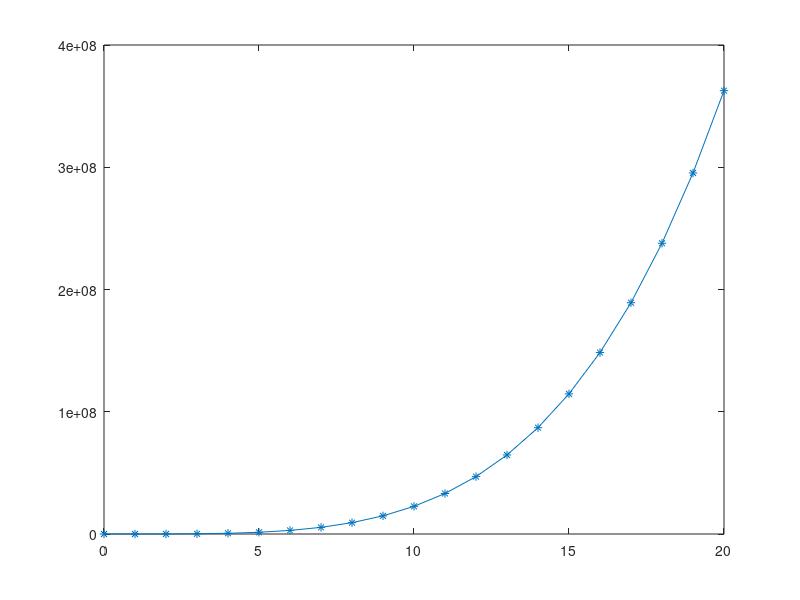

The MATLAB script that drew this image:
clear; clc;
x = 0:20;
n = length(x)

for cont = 1:n
    a2 = 5
    if  x(cont)>a2
        u2 = (x(cont) - a2)^5;
    else 
        u2 = 0;
    end

    a1 = 0
    if  x(cont)>a1
        u1 = (x(cont)-a1)^4;
    else 
        u1 = 0;
    end


    a3 = 8
    if  x(cont)>a3
        u3 = 15/6*(x(cont)-a3)^3;
    else 
        u3 = 0;
    end

    a4 = 7
    if  x(cont)>a4
        u4 = 75*(x(cont)-a4)^2;
    else 
        u4 = 0;
    end

    u(cont) =  -5/6*(u1 - u2) + u3 + u4 + 57/6*x(cont)^3 * 238.25*x(cont)
end

plot(x, u, '-*')
